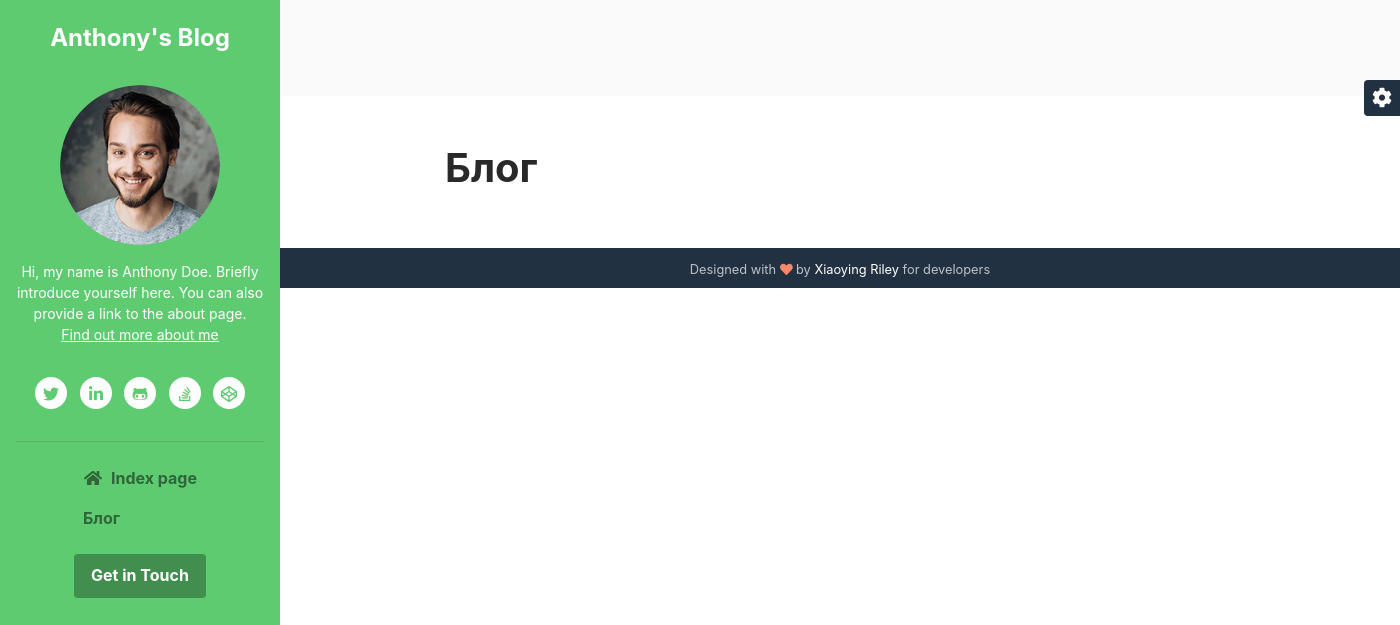
The page /blog/list on the database as committed earlier.
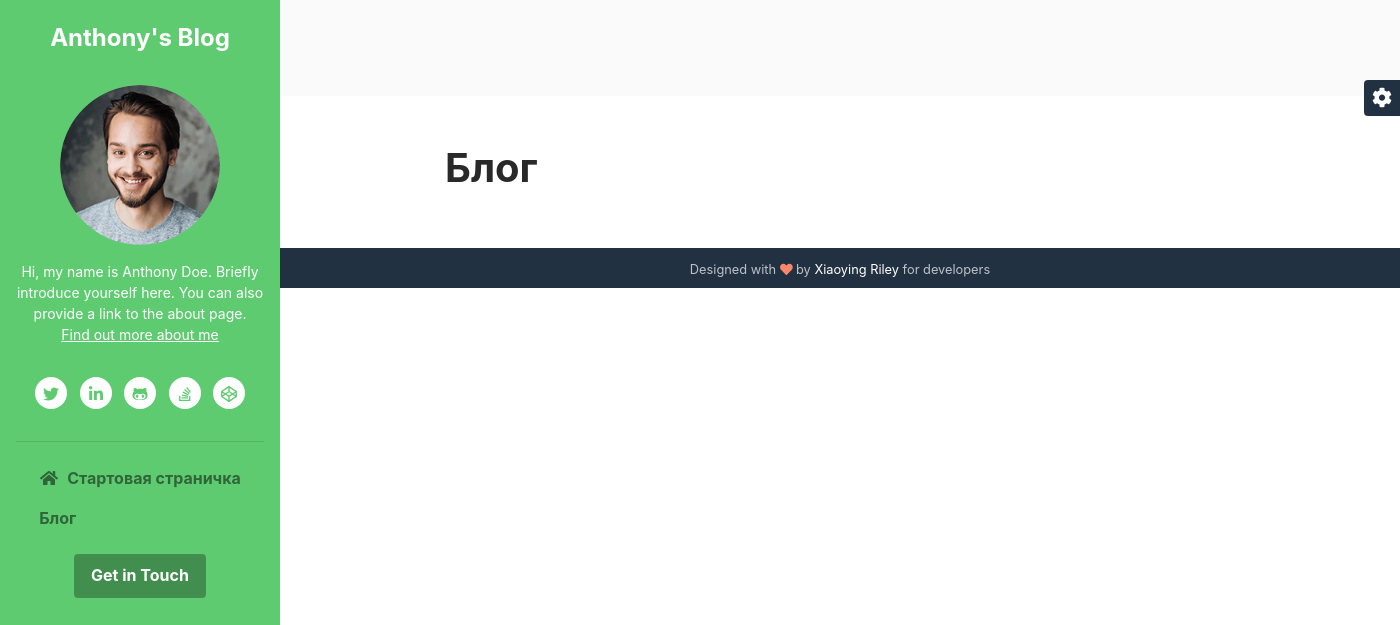
The same page on the database as committed later.
### page/models.py (models this page shows, shortened)
class Page(models.Model):
    title = models.CharField(max_length=250)
    content = models.TextField()
    alias = models.SlugField(null=True, blank=True)

### post/views.py (the view)
# urls.py: 2. Add a URL to urlpatterns:  path('blog/', include('blog.urls'))
def blog(request):
    posts = Post.objects.all()
    paginator = Paginator(posts, 15)
    page_number = request.GET.get('page',1)
    posts = paginator.get_page(page_number)
    return render(request,'blog_list.html', {'posts': posts})

### blog/page_processor.py (called while the page is built)
def page_processor(request):
    pages = Page.objects.all()
    return {'pages': pages}

### templates/blog_list.html (shortened to what this page needs)
{% extends 'index.html' %}
{% block content %}
        <h1>Блог</h1>
{% endblock %}

### templates/index.html (shortened to what this page needs)
<!DOCTYPE html>
<html lang="en">
<head>
    <link id="theme-style" rel="stylesheet" href="/static/assets/css/theme-1.css">
</head>
<body>
    <header class="header text-center">
	    <h1 class="blog-name pt-lg-4 mb-0"><a href="index.html">Anthony's Blog</a></h1>
	    <nav class="navbar navbar-expand-lg navbar-dark" >
			<div id="navigation" class="collapse navbar-collapse flex-column" >
				<div class="profile-section pt-3 pt-lg-0">
				    <img class="profile-image mb-3 rounded-circle mx-auto" src="assets/images/profile.png" alt="image" >
					<div class="bio mb-3">Hi, my name is Anthony Doe. Briefly introduce yourself here. You can also provide a link to the about page.<br><a href="about.html">Find out more about me</a></div>
					<ul class="social-list list-inline py-3 mx-auto">
			            <li class="list-inline-item"><a href="#"><i class="fab fa-twitter fa-fw"></i></a></li>
			            <li class="list-inline-item"><a href="#"><i class="fab fa-linkedin-in fa-fw"></i></a></li>
			            <li class="list-inline-item"><a href="#"><i class="fab fa-github-alt fa-fw"></i></a></li>
			            <li class="list-inline-item"><a href="#"><i class="fab fa-stack-overflow fa-fw"></i></a></li>
			            <li class="list-inline-item"><a href="#"><i class="fab fa-codepen fa-fw"></i></a></li>
			        </ul>
			        <hr>
				</div>
				<ul class="navbar-nav flex-column text-left">
                    {% for page in pages %}
					<li class="nav-item active">
                        <a class="nav-link" href="/page/show/{{ page.alias }}"><i class="fas fa-home fa-fw mr-2"></i>{{ page.title }}
                        </a>
                    </li>
                    {% endfor %}
					<li class="nav-item active">
                        <a class="nav-link" href="/blog/list">
                            Блог
                        </a>
                    </li>
				</ul>
				<div class="my-2 my-md-3">
				    <a class="btn btn-primary" href="https://themes.3rdwavemedia.com/" target="_blank">Get in Touch</a>
				</div>
			</div>
		</nav>
    </header>
    <div class="main-wrapper">
	    <section class="cta-section theme-bg-light py-5">
	    </section>
	    <section class="blog-list px-3 py-5 p-md-5">
		    <div class="container">
                {% block content %} {% endblock %}
		    </div>
	    </section>
	    <footer class="footer text-center py-2 theme-bg-dark">
                <small class="copyright">Designed with <i class="fas fa-heart" style="color: #fb866a;"></i> by <a href="http://themes.3rdwavemedia.com" target="_blank">Xiaoying Riley</a> for developers</small>
	    </footer>
    </div>
    <div id="config-panel" class="config-panel d-none d-lg-block">
        <div class="panel-inner">
            <a id="config-trigger" class="config-trigger config-panel-hide text-center" href="#"><i class="fas fa-cog fa-spin mx-auto" data-fa-transform="down-6" ></i></a>
        </div>
    </div>
</body>
</html>

Rows that differ between the two databases and show on the page:
changed Page: title "Index page" → "Стартовая страничка"
